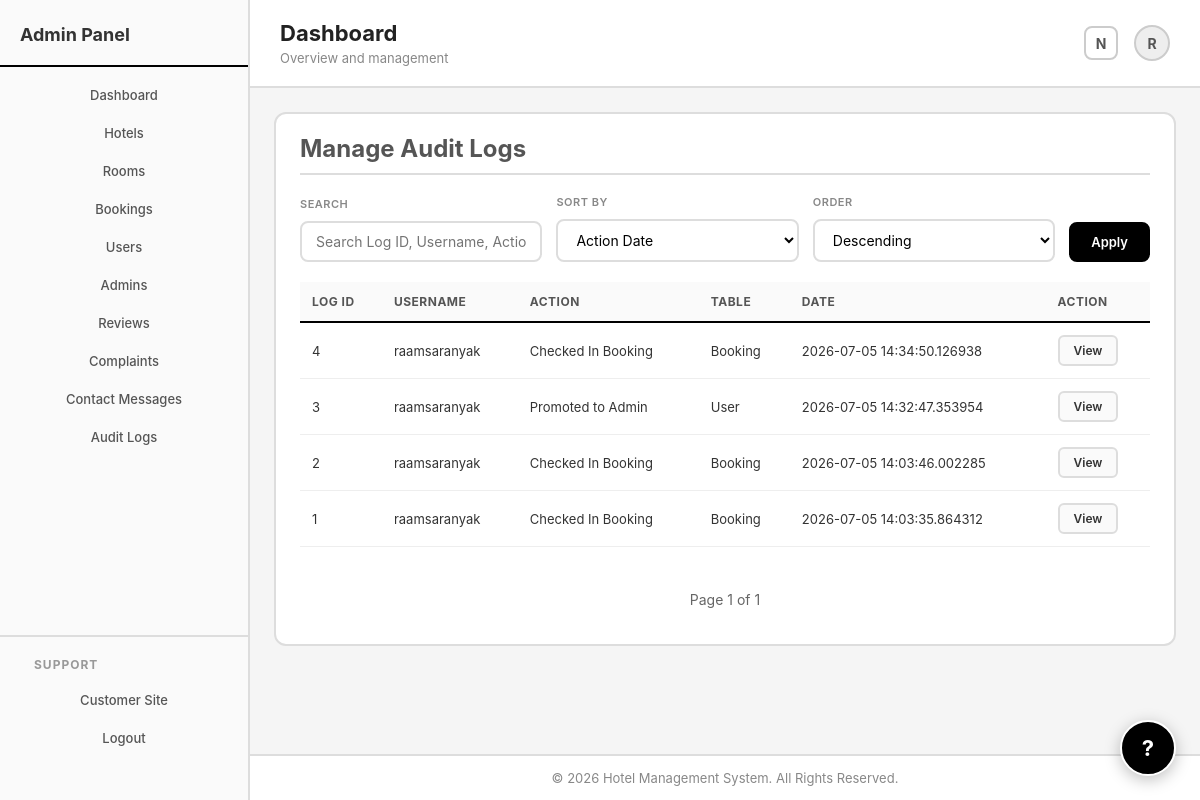
/admin/manage_audit_logs (signed in), run on the app's committed database.
### hotel/models.py (models this page shows, shortened)
class User(db.Model,UserMixin):
    user_id=db.Column(db.Integer,primary_key=True,)
    username=db.Column(db.String(50),unique=True,index=True,nullable=False)
    password=db.Column(db.String(70),nullable=False)
    email=db.Column(db.String(50),unique=True,index=True,nullable=False)
    role=db.Column(db.String(15),index=True,nullable=False,default="customer")
    account_status=db.Column(db.String(20),index=True,nullable=False,default="ACTIVE")
    created_date_time=db.Column(db.DateTime,index=True,nullable=False,default=datetime.utcnow)
    deleted_at=db.Column(db.DateTime,index=True,nullable=True,default=None)
    customer_details=db.relationship("Customer_Details",backref="user",uselist=False)
    booking_records=db.relationship("Booking",backref="user")
    guests=db.relationship("Guest",backref="user")
    reviews=db.relationship("Review",backref="user")
    complaints=db.relationship("Complaint",backref="user")
    audit_logs=db.relationship("AuditLog",backref="user")
    created_rooms=db.relationship("Room",foreign_keys="Room.created_by",backref="admin_creator")
    updated_rooms=db.relationship("Room",foreign_keys="Room.updated_by",backref="admin_updater")

class AuditLog(db.Model):
    log_id = db.Column(db.Integer, primary_key=True)
    user_id = db.Column(db.Integer, db.ForeignKey("user.user_id"), index=True)
    action_performed = db.Column(db.String(200), index=True)
    table_name = db.Column(db.String(100), index=True)
    record_id = db.Column(db.Integer, index=True)
    action_datetime = db.Column(db.DateTime, index=True)

### hotel/routes/admin_routes.py (the view, shortened to what this page needs)
@app.route("/admin/manage_audit_logs")
@login_required
def manage_audit_logs():
    if current_user.role!="admin":
        flash("Access Denied","danger")
        return redirect(url_for("home"))
    query=AuditLog.query.join(AuditLog.user)
    search=request.args.get("search","").strip()
    selected_sort=request.args.get("sort_by","action_datetime")
    selected_direction=request.args.get("direction","desc")
    page=request.args.get("page",1,type=int)
    if selected_sort=="username":
        field=User.username
    elif selected_sort=="table_name":
        field=AuditLog.table_name
    else:
        field=AuditLog.action_datetime
    if selected_direction=="asc":
        query=query.order_by(field.asc())
    else:
        query=query.order_by(field.desc())
    logs=query.paginate(page=page,per_page=10)
    return render_template(
        "admin/manage_audit_logs.html",
        logs=logs,
        search=search,
        selected_sort=selected_sort,
        selected_direction=selected_direction
    )

### hotel/models.py (called while the page is built)
@login_manager.user_loader
def load_user(user_id):
    return User.query.get(int(user_id))

### hotel/templates/admin/manage_audit_logs.html (shortened to what this page needs)
{% extends "layouts/admin_layout.html" %}
{% block content %}
<div class="admin-page">
    <div class="admin-card">
        <h1 class="admin-heading">Manage Audit Logs</h1>
        <form method="GET">
            <div class="form-field">
                <label class="form-label">Search</label>
                <input class="form-input" type="text" name="search" placeholder="Search Log ID, Username, Action, Table"
                    value="{{search}}">
            </div>
            <div class="form-field">
                <label class="form-label">Sort By</label>
                <select class="form-input" name="sort_by">
                    <option value="action_datetime" {% if selected_sort=="action_datetime" %}selected{% endif %}>Action
                        Date</option>
                </select>
            </div>
            <div class="form-field">
                <label class="form-label">Order</label>
                <select class="form-input" name="direction">
                    <option value="desc" {% if selected_direction=="desc" %}selected{% endif %}>Descending</option>
                </select>
            </div>
            <div class="form-actions">
                <input class="primary-button" type="submit" value="Apply">
            </div>
        </form>
        {% if logs.items %}
        <table class="booking-table">
            <tr>
                <th>Log ID</th>
                <th>Username</th>
                <th>Action</th>
                <th>Table</th>
                <th>Date</th>
                <th>Action</th>
            </tr>
            {% for log in logs.items %}
            <tr>
                <td>{{log.log_id}}</td>
                <td>{{log.user.username}}</td>
                <td>{{log.action_performed}}</td>
                <td>{{log.table_name}}</td>
                <td>{{log.action_datetime}}</td>
                <td>
                    <a class="primary-button" href="{{url_for('audit_log_profile',log_id=log.log_id)}}">View</a>
                </td>
            </tr>
            {% endfor %}
        </table>
        <div class="pagination">
            <span>Page {{logs.page}} of {{logs.pages}}</span>
        </div>
        {% else %}
        <h2>No Audit Logs Found</h2>
        {% endif %}
    </div>
</div>
{% endblock %}

### hotel/templates/layouts/admin_layout.html (shortened to what this page needs)
<!DOCTYPE html>
<html lang="en">
<head>
    <link rel="stylesheet" href="{{url_for('static',filename='css/style.css')}}">
</head>
<body>
    <div class="admin-layout">
        <aside class="admin-sidebar">
            <h2>Admin Panel</h2>
            <nav>
                <ul>
                    <li><a href="{{url_for('admin_dashboard')}}">Dashboard</a></li>
                    <li><a href="{{url_for('manage_hotels')}}">Hotels</a></li>
                    <li><a href="{{url_for('manage_rooms')}}">Rooms</a></li>
                    <li><a href="{{url_for('manage_bookings')}}">Bookings</a></li>
                    <li><a href="{{url_for('manage_users')}}">Users</a></li>
                    <li><a href="{{url_for('manage_admins')}}">Admins</a></li>
                    <li><a href="{{url_for('manage_reviews')}}">Reviews</a></li>
                    <li><a href="{{url_for('manage_complaints')}}">Complaints</a></li>
                    <li><a href="{{url_for('manage_contact_messages')}}">Contact Messages</a></li>
                    <li><a href="{{url_for('manage_audit_logs')}}">Audit Logs</a></li>
                </ul>
            </nav>
            <div class="sidebar-bottom">
                <h3>Support</h3>
                <nav>
                    <ul>
                        <li><a href="{{url_for('home')}}">Customer Site</a></li>
                        <li><a href="{{url_for('logout')}}">Logout</a></li>
                    </ul>
                </nav>
            </div>
        </aside>
        <div class="admin-main">
            <header class="admin-header">
                <div class="admin-header-left">
                    <h1>{% block admin_title %}Dashboard{% endblock %}</h1>
                    <p>{% block admin_subtitle %}Overview and management{% endblock %}</p>
                </div>
                <div class="admin-header-right">
                    <span class="notification-icon" title="Notifications">N</span>
                    <div class="avatar">
                        {% if current_user.is_authenticated %}
                        {{current_user.username[0]|upper}}
                        {% else %}
                        A
                        {% endif %}
                    </div>
                </div>
            </header>
            <main class="admin-content">
                {% block content %}
                {% endblock %}
            </main>
            <footer class="admin-footer">
                <p>&copy; 2026 Hotel Management System. All Rights Reserved.</p>
            </footer>
        </div>
    </div>
    <a href="{{url_for('home')}}#contact" class="support-float-button" title="Contact Support">?</a>
</body>
</html>

### data on the page
User: username "R"
AuditLog: log_id "4", user.username "raamsaranyak", action_performed "Checked In Booking", table_name "Booking", action_datetime "2026-07-05 14:34:50.126938"
AuditLog: log_id "3", user.username "raamsaranyak", action_performed "Promoted to Admin", table_name "User", action_datetime "2026-07-05 14:32:47.353954"
AuditLog: log_id "2", user.username "raamsaranyak", action_performed "Checked In Booking", table_name "Booking", action_datetime "2026-07-05 14:03:46.002285"
AuditLog: log_id "1", user.username "raamsaranyak", action_performed "Checked In Booking", table_name "Booking", action_datetime "2026-07-05 14:03:35.864312"

### other printed values
{{ logs.page }} "1"
{{ logs.pages }} "1"
